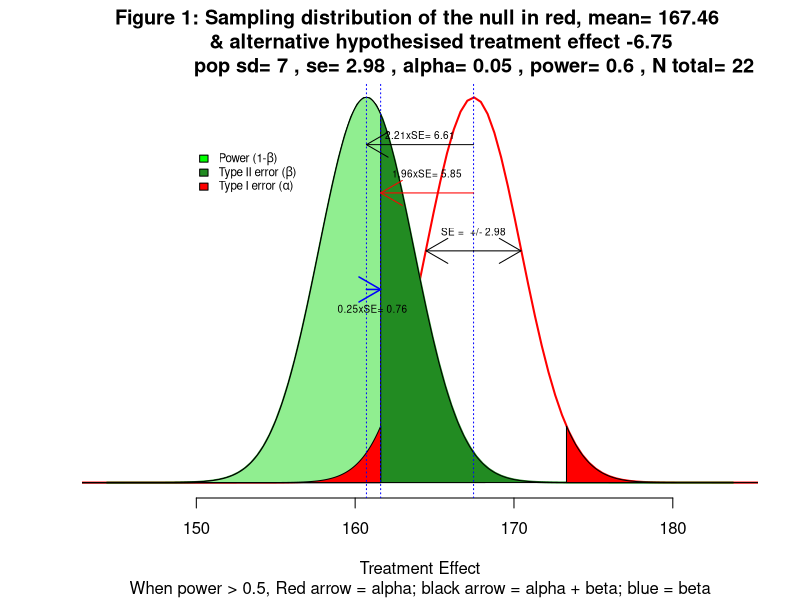

Write R code to recreate this figure.
###################################################################################################
  
# want different mus....

# simulate to show t test power~~~~~~~~~~~~~~~~~~~~~~~~~~~~~~~~~~~~~~~~~~~~~~~~~~~~~~~~~~~~~~~~~~~~~~~~~~~~~~~~~~~~

# std1 =10
# sims <- 1000  
# x1 <- rnorm(n, 10,std1)
# y1 <- rnorm(n, 11,std1)
# plot(density(x1),type="l",col="red", xlab="", ylab="", main="")
# lines(density(y1),col="green")
# 
# simulations <- replicate(sims, 
#                          
#                          t.test(x= rnorm(n, 10,std1), 
#                                 y= rnorm(n, 11,std1), 
#                                 paired=FALSE),
#                          simplify=FALSE)
# 
# table(sapply(simulations, "[[", "p.value") < .05)/sims


# end of simulation ~~~~~~~~~~~~~~~~~~~~~~~~~~~~~~~~~~~~~~~~~~~~~~~~~~~~~~~~~~~~~~~~~~~~~~~~~~~~~~~
###################################################################################################
rm(list=ls())

#require(pwr)
p2 <- function(x) {formatC(x, format="f", digits=2)}
#~~~~~~~~~~~~~~~~~~~~~~~~~~~~~~~~~~~~~~~~~~~~~~~~~~~~~~~~~~~~~~~~~~~~~~~#inputs

std1=sample(6:20,1)  # pop sd

mu1 <-  rnorm(1,100,100)
mu2 <-  mu1+rnorm(1,0, 10)

muDiff  <-  mu2-mu1                  # true difference in means

alpha <- A <-  .05  # alpha
beta  <- B <-  sample(2:9,1)/10  # beta

gap <- 0.001
cex1 <- 1                       # font size
cex2 <-.6   

a <- 1-A/2
b <- 1-B
#~~~~~~~~~~~~~~~~~~~~~~~~~~~~~~~~~~~~~~~~~~~~~~~~~~~~~~~~~~~~~~~~~~~~~~~#
# # power calculation
#  pow <-  pwr.t.test(d=(muDiff)/std1 ,power=1-beta,
#                     sig.level=as.numeric(alpha), type="two.sample",
#                     alternative="two.sided")
 
  crit1 <- qnorm(1-as.numeric(alpha/2))
  
  n <-ceiling((2*(crit1 + qnorm(1-beta) )^2 ) / ((muDiff)/std1)^2 )
   
  se <- sqrt(std1^2/n + std1^2/n)  # se of dif
  
  if (muDiff > 0) {
  
  ###################################################################################################
  ###################################################################################################
  ###################################################################################################
  lower = mu1-6*se                         # for plotting
  upper = mu2+6*se                         # for plotting
  x <- seq(-6*se, 6*se, 0.01)              # for dnorm
  num <- dnorm(x, mean =0, sd= 1)          # helps with plotting
  y <-   dnorm(x, mean =0, sd= se)         # helps with plotting
  fact <- 1/(max(num)/max(y))              # helps with plotting
   
  #~~~~~~~~~~~~~~~~~~~~~~~~~~~~~~~~~~~~~~~~~~~~~~~~~~~~~~~~~~~~~~~~~~~~~~~~~~~~
  curve(dnorm(x, mean =mu1, sd= se),  xaxs="i", from = lower , to =upper ,  
        bty="n",yaxt="n",lwd=2, # xaxt="n", 
        col='red',
        ylab='',xlab='Treatment Effect', 

        main=paste("Figure 1: Sampling distribution of the null in red, mean=",p2(mu1),"
        & alternative hypothesised treatment effect",p2(muDiff),"
                  pop sd=",std1,", se=",p2(se), ", alpha=",A, ", power=",1-B,", N total=",n*2,sep=" ")
        , sub="When power > 0.5, Red arrow = alpha; black arrow = alpha + beta; blue = beta")          
  
  curve(dnorm(x, mean =  mu2, sd=se), lwd=2, add=TRUE , xlab='Treatment Effect', col="forestgreen")
  
  xx <-      seq(  mu1+qnorm(a)*se, upper,   by=gap) # null upper limit  -> 
  xxx <-     seq(  lower, mu1+qnorm(a)*se,   by=gap) # -> null upper limit
  xxxx <-    seq(  lower, mu1-qnorm(a)*se,   by=gap) # -> null lower limit
  
  # power
  polygon(x = c(mu1+qnorm(a)*se,                           xx,  upper),
          y = c(0 , dnorm(mean=mu2, sd=se,     xx),     0),
          col="lightgreen")

  # type I error
  polygon(x = c(mu1+qnorm(a)*se,                       xx,  upper),
          y = c(0 , dnorm(mean=mu1, sd=se,     xx),     0),
          col="red")
  
  # type I error
  polygon(x = c(lower,                         xxxx,   mu1-qnorm(a)*se),
          y = c(0 , dnorm(mean=mu1, sd=se,     xxxx),     0),
          col="red")
  
  #type II error area, beta
  polygon(x = c(lower,                           xxx,  mu1+qnorm(a)*se),
          y = c(0 , dnorm(mean=mu2, sd=se,      xxx),    0),
          col="forestgreen")
 
  abline(v= mu1+qnorm(a)*se,   col="blue",  lwd=1,  lty=3)   # meeting of power and alpha level
  abline(v= mu2,               col="blue",  lwd=1,  lty=3)   # alt hyp
  abline(v= mu1,               col="blue",  lwd=1,  lty=3)  # null
  
  #adding arrows
  # +/-se
  text( x=mu1,y=.26*fact,  labels=paste0("SE =  +/- ",p2(se),""),cex= cex2)
  arrows( mu1,  .24*fact,  mu1+se, .24*fact, col = 1:3, code=2)
  arrows( mu1,  .24*fact,  mu1-se, .24*fact, col = 1:3)
  
  # type I
  arrows(mu1, .3*fact, mu1+qnorm(a)*(se), .3*fact, col = "red")
  text(x=mu1+qnorm(a)*(se)/2, y=.32*fact,  
       labels=paste0( p2(qnorm(a)),"xSE= ", p2(qnorm(a)*(se)), ""),cex= cex2)
  
  # typeII
  if (b<0.5) { 
    arrows(mu1+qnorm(a)*(se), .2*fact,   mu2, .2*fact, col = "blue", lwd=1.5)
  } else {
    arrows(mu2, .2*fact,   mu1+qnorm(a)*(se), .2*fact, col = "blue", lwd=1.5)
  }
  text(x= mu2-( +se*qnorm(b))/2, y=.18*fact,  
       labels=paste0(p2(qnorm(b)),"xSE=", p2(qnorm(b)*se), ""),cex= cex2) #se
   
   #total
   arrows( mu1, .35*fact, mu2, .35*fact, col = 1:3)
   text(x=   mu1+(mu2-mu1)/2 , y=.36*fact,  labels=paste0(p2(qnorm(a)+qnorm(b)),"xSE= ", 
                                                                      p2(mu2-mu1), ""),cex= cex2)
  
  legend(x=mu1-5*se , .4*fact ,  "Legend:",
         legend=c(
           expression(paste("Power (1-",beta,")")),
           expression(paste("Type II error (",beta,")   ")),
           expression(paste("Type I error (",alpha,")"))),
         fill=c("green","forestgreen","red"),
         cex=.7, bty = "n")
  ###################################################################################################
  } else {
  #~~~~~~~~~~~~~~~~~~~~~~~~~~~~~~~~~~~~~~~~~~~~~~~~~~~~~~~~~~~~~~~~~~~~~~~~~~~~~~~~~~~~~~~~~~~~~~~~~~~~~#
  upper = mu1+6*se                         # for plotting
  lower = mu2-6*se    
  x <- seq(-7*se, 6*se, 0.01)  
  num <- dnorm(x, mean =0, sd= 1)
  y <-   dnorm(x, mean =0, sd= se)
  fact <- 1/(max(num)/max(y))              # helps with plotting
  se.for.plot <- se                        # helps with plotting
  #~~~~~~~~~~~~~~~~~~~~~~~~~~~~~~~~~~~~~~~~~~~~~~~~~~~~~~~~~~~~~~~~~~~~~~~~~~~~
  curve(dnorm(x, mean =mu1, sd= se),  xaxs="i", from = lower , to = upper , 
        bty="n",yaxt="n",lwd=2, # xaxt="n", 
        col='red',
        ylab='',xlab='Treatment Effect', 
      
        main=paste("Figure 1: Sampling distribution of the null in red, mean=",p2(mu1),"
        & alternative hypothesised treatment effect",p2(muDiff),"
                  pop sd=",std1,", se=",p2(se), ", alpha=",A, ", power=",1-B,", N total=",n*2,sep=" ")
        , sub="When power > 0.5, Red arrow = alpha; black arrow = alpha + beta; blue = beta")          
  
  curve(dnorm(x, mean =  mu2, sd=se), lwd=2, add=TRUE , xlab='Treatment Effect', col="forestgreen")
  
  xx <-      seq(  mu1+qnorm(a)*se, upper,   by=gap) # null upper limit  -> 
  xxx <-     seq(  mu1+qnorm(a)*se, upper,  by=gap) # -> null upper limit
  xxxx <-    seq(  lower, mu1-qnorm(a)*se,   by=gap) # -> null lower limit
  xxxxx <-     seq(  lower, mu1+qnorm(a)*se,   by=gap) # -> null upper limit
  
  # type I error
  polygon(x = c(mu1+qnorm(a)*se,                           xx,  upper),
          y = c(0 , dnorm(mean=mu1, sd=se,     xx),     0),
          col="red")

  #type II error 
  polygon(x = c(lower,                           xxxxx,  mu2+qnorm(a)*se),
          y = c(0 , dnorm(mean=mu2, sd=se,      xxxxx),    0),
          col="forestgreen")
  
  # power
  polygon(x = c(lower,                         xxxx,   mu1-qnorm(a)*se),
          y = c(0 , dnorm(mean=mu2, sd=se,     xxxx),     0),
          col="lightgreen")
  
  # type I error
  polygon(x = c(lower,                         xxxx,   mu1-qnorm(a)*se),
          y = c(0 , dnorm(mean=mu1, sd=se,     xxxx),     0),
          col="red")
  #~~~~~~~~~~~~~~~~~~~~~~~~~~~~~~~~~~~~~~~~~~~~~~~~~~~~~~~~~~~~~~~~~~~~~~~~~~~~~~~~~~~~
  abline(v= mu1-qnorm(a)*(se), col="blue",  lwd=1,  lty=3) 
  abline(v= mu2,               col="blue",  lwd=1,  lty=3)
  abline(v= mu1,               col="blue",  lwd=1,  lty=3)  
  #~~~~~~~~~~~~~~~~~~~~~~~~~~~~~~~~~~~~~~~~~~~~~~~~~~~~~~~~~~~~~~~~~~~~~~~~~~~~~~~~~~~
  # +/-se
  text(x=mu1,y=.26*fact,  labels=paste0("SE =  +/- ",p2(se),""),cex= cex2)
  arrows( mu1, .24*fact,  mu1+se, .24*fact, col = 1:3, code=2)
  arrows( mu1, .24*fact,  mu1-se, .24*fact, col = 1:3)
  #~~~~~~~~~~~~~~~~~~~~~~~~~~~~~~~~~~~~~~~~~~~~~~~~~~~~~~~~~~~~~~~~~~~~~~~~~~~~~~~~~~~~
  # typeI
  arrows(mu1, .3*fact, mu1-qnorm(a)*(se), .3*fact, col = "red")
  text(x=mu1-qnorm(a)*(se)/2, y=.32*fact,  labels=paste0( p2(qnorm(a))   ,
                                                          "xSE= ", p2(qnorm(a)*(se)), ""),cex= cex2)
  #~~~~~~~~~~~~~~~~~~~~~~~~~~~~~~~~~~~~~~~~~~~~~~~~~~~~~~~~~~~~~~~~~~~~~~~~~~~~~~~~~~~~
  # type II
  if (b>0.5) {  
    arrows(mu2 , .20*fact, mu1-qnorm(a)*se, .20*fact,    col = "blue", lwd=1.5)
  } else {
    arrows(mu1-qnorm(a)*se , .20*fact, mu2 , .20*fact,    col = "blue", lwd=1.5)
  }
  
  text(x=   mu2+(qnorm(b)*se)/2, y=.18*fact,  
       labels=paste0(p2(qnorm(b)),"xSE= ", p2(qnorm(b)*se), ""),cex= cex2)
  #~~~~~~~~~~~~~~~~~~~~~~~~~~~~~~~~~~~~~~~~~~~~~~~~~~~~~~~~~~~~~~~~~~~~~~~~~~~~~~~~~~~~
  # total
  arrows( mu1, .35*fact, mu2, .35*fact, col = 1:3)
  text(x= mu1-  abs(muDiff/2) , y=.36*fact,  labels=paste0(p2(qnorm(a)+qnorm(b)),"xSE= ", 
                                                  p2(se*qnorm(a)+qnorm(b)*se), ""),cex= cex2)
  
  legend(x=mu1-6*se  , .35*fact ,  "Legend:",
         legend=c(
           expression(paste("Power (1-",beta,")")),
           expression(paste("Type II error (",beta,")   ")),
           expression(paste("Type I error (",alpha,")"))),
         fill=c("green","forestgreen","red"),
         cex=.7, bty = "n")
}
#~~~~~~~~~~~~~~~~~~~~~~~~~~~~~~~~~~~~~~~~~~~~~~~~~~~~~~~~~~~~~~~~~~~~~~~~~~~~~~~~~~~~
 